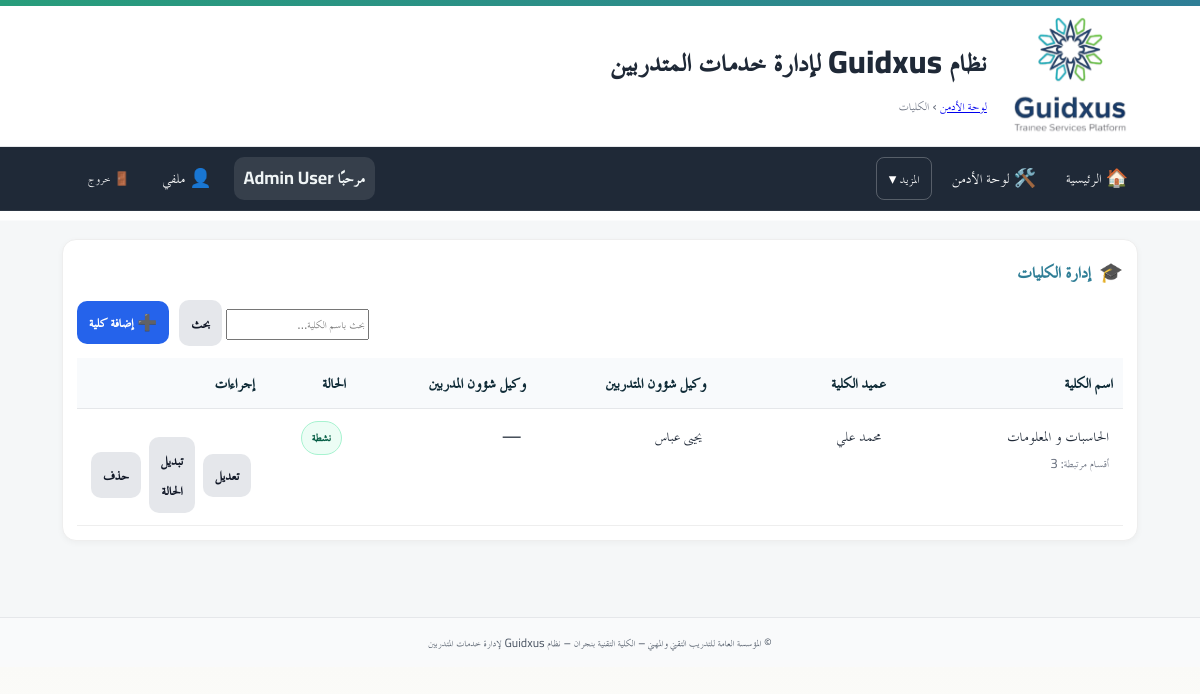
The page /admin/colleges/ (signed in) on the database its author committed.
### app/models.py (models this page shows)
class User(Base):
    __tablename__ = "users"
    id = Column(Integer, primary_key=True, autoincrement=True)
    full_name = Column(String(255), nullable=False)
    username = Column(String(100), unique=True, nullable=False, index=True)
    password_hash = Column(String(255), nullable=False)
    is_admin = Column(Boolean, default=False, nullable=False)   # سوبر أدمن (صلاحيات كاملة)
    is_college_admin = Column(Boolean, default=False, nullable=False)  # أدمن كلية (صلاحيات في نطاق كلية واحدة)
    college_admin_college = Column(String(255), nullable=True)  # الكلية التي يديرها أدمن الكلية
    is_hod = Column(Boolean, default=False, nullable=False)      # رئيس قسم؟
    is_doc = Column(Boolean, default=False, nullable=False)      # 👈 طبيب الكلية (جديد)
    hod_college = Column(String(255), nullable=True)             # كلية رئيس القسم (إن وُجد)
    is_active = Column(Boolean, default=True, nullable=False)
    must_change_password = Column(Boolean, default=True, nullable=False)  # يجب تغيير كلمة المرور عند أول دخول
    created_at = Column(DateTime, server_default=func.now(), nullable=False)
    updated_at = Column(DateTime, onupdate=func.now())
    headed_departments = relationship(
        "Department",
        back_populates="head_user",
        foreign_keys="Department.head_user_id",
        lazy="selectin",
    )

class College(Base):
    __tablename__ = "colleges"
    id = Column(Integer, primary_key=True, index=True)
    name = Column(String(255), nullable=False)
    name_en = Column(String(255), nullable=True)                 # إنجليزي للطباعة
    name_print_ar = Column(String(255), nullable=True)           # عربي للطباعة (جديد)
    dean_name = Column(String(255), nullable=True)
    vp_students_name = Column(String(255), nullable=True)
    vp_trainers_name = Column(String(255), nullable=True)
    dean_sign_path = Column(Text, nullable=True)
    vp_students_sign_path = Column(Text, nullable=True)
    students_affairs_stamp_path = Column(Text, nullable=True)
    is_active = Column(Boolean, nullable=False, default=False)
    created_at = Column(DateTime, server_default=func.now(), nullable=False)
    updated_at = Column(DateTime, server_default=func.now(), onupdate=func.now(), nullable=False)

### app/routers/admin_colleges.py (the view)
@router.get("")
@router.get("/")
def colleges_list(
    request: Request,
    admin=Depends(require_admin),
    db: Session = Depends(get_db),
    q: Optional[str] = None,
):
    current_user = get_current_user(request, db)
    if current_user and current_user.is_college_admin and current_user.college_admin_college:
        db_items: List[College] = (
            db.query(College)
            .filter(College.name == current_user.college_admin_college)
            .order_by(College.name.asc())
            .all()
        )
    else:
        db_items: List[College] = db.query(College).order_by(College.name.asc()).all()
    existing_norm = {normalize(c.name): c for c in db_items}
    dept_names = get_distinct_dept_colleges_norm(db)
    items: List[dict] = []
    for c in db_items:
        items.append({
            "id": c.id,
            "name": c.name,
            "name_en": getattr(c, "name_en", None),
            "name_print_ar": getattr(c, "name_print_ar", None),
            "dean_name": c.dean_name,
            "vp_students_name": c.vp_students_name,
            "vp_trainers_name": c.vp_trainers_name,
            "is_active": bool(c.is_active),
            "is_virtual": False,
            "dean_sign_path": getattr(c, "dean_sign_path", None),
            "vp_students_sign_path": getattr(c, "vp_students_sign_path", None),
            "students_affairs_stamp_path": getattr(c, "students_affairs_stamp_path", None),
        })
    if not (current_user and current_user.is_college_admin):
        for name in dept_names:
            if name not in existing_norm:
                items.append({
                    "id": None,
                    "name": name,
                    "name_en": None,
                    "name_print_ar": None,
                    "dean_name": None,
                    "vp_students_name": None,
                    "vp_trainers_name": None,
                    "is_active": False,
                    "is_virtual": True,
                    "dean_sign_path": None,
                    "vp_students_sign_path": None,
                    "students_affairs_stamp_path": None,
                })
    if q:
        ql = q.strip()
        items = [it for it in items if ql in it["name"]]
    items.sort(key=lambda x: normalize(x["name"]))
    dep_counts_norm = deps_count_map_norm(db)
    return templates.TemplateResponse(
        "admin/colleges_list.html",
        {
            "request": request,
            "items": items,
            "q": q or "",
            "dep_counts_norm": dep_counts_norm,
            "error": None,
        },
    )

### app/templates/admin/colleges_list.html (shortened to what this page needs)
{% extends "base.html" %}
{% block breadcrumb %}
  <a href="/admin/">لوحة الأدمن</a> › <span>الكليات</span>
{% endblock %}
{% block content %}
<div class="card">
  <div class="card-head">
    <div class="card-icon">🎓</div>
    <h3>إدارة الكليات</h3>
  </div>
  <div class="toolbar">
    <form class="grow" method="get" action="/admin/colleges">
      <input type="search" name="q" value="{{ q }}" placeholder="بحث باسم الكلية…">
      <button class="btn btn-secondary" type="submit">بحث</button>
    </form>
    {% if not current_user or not current_user.is_college_admin %}
    <a class="btn btn-primary" href="/admin/colleges/new">➕ إضافة كلية</a>
    {% else %}
    <button class="btn btn-primary" disabled>➕ إضافة كلية</button>
    {% endif %}
  </div>
  <div class="table-wrap">
    <table class="tbl">
      <thead>
        <tr>
          <th style="width:24%">اسم الكلية</th>
          <th style="width:19%">عميد الكلية</th>
          <th style="width:19%">وكيل شؤون المتدربين</th>
          <th style="width:19%">وكيل شؤون المدربين</th>
          <th style="width:9%">الحالة</th>
          <th style="width:10%">إجراءات</th>
        </tr>
      </thead>
      <tbody>
        {% for c in items %}
        {% set norm = c.name.strip().split()|join(' ') %}
        <tr>
          <td>
            {{ c.name }}
            {% if dep_counts_norm.get(norm) %}
              <div class="muted" style="font-size:.85rem">أقسام مرتبطة: {{ dep_counts_norm.get(norm) }}</div>
            {% endif %}
          </td>
          <td>{{ c.dean_name or '—' }}</td>
          <td>{{ c.vp_students_name or '—' }}</td>
          <td>{{ c.vp_trainers_name or '—' }}</td>
          <td>
            {% if not c.is_virtual and c.is_active %}
              <span class="badge badge-on">نشطة</span>
            {% else %}
              <span class="badge badge-off">{{ 'غير نشطة' if not c.is_virtual else 'غير مُسجّلة' }}</span>
            {% endif %}
          </td>
          <td class="actions">
            {% if c.is_virtual %}
              <a class="btn btn-secondary" href="/admin/colleges/new?name={{ c.name | urlencode }}">إكمال البيانات</a>
            {% else %}
              <a class="btn btn-secondary" href="/admin/colleges/{{ c.id }}/edit">تعديل</a>
              <form method="post" action="/admin/colleges/{{ c.id }}/toggle" style="display:inline">
                <button class="btn btn-secondary" type="submit">تبديل الحالة</button>
              </form>
              <form method="post" action="/admin/colleges/{{ c.id }}/delete" style="display:inline" onsubmit="return confirm('سيتم حذف الكلية نهائيًا. متابعة؟')">
                <button class="btn btn-secondary" type="submit">حذف</button>
              </form>
            {% endif %}
          </td>
        </tr>
        {% else %}
        <tr>
          <td colspan="6" class="muted">لا توجد كليات مطابقة.</td>
        </tr>
        {% endfor %}
      </tbody>
    </table>
  </div>
</div>
{% endblock %}

### app/templates/base.html (shortened to what this page needs)
<!doctype html>
<html lang="ar" dir="rtl">
<head>
  <link rel="stylesheet" href="/static/css/app.css">
  <link rel="stylesheet" href="/static/css/custom.css">
</head>
<body>
  <header class="site-header">
    <div class="topband"></div>
    <div class="header-inner">
      {% if ui_logo_url %}
        <img src="{{ ui_logo_url }}" alt="{{ app_name or 'Logo' }}" class="logo">
      {% else %}
        <img src="/static/images/favicon.ico" alt="{{ app_name or 'Logo' }}" class="logo">
      {% endif %}
      <div class="titles">
        <h1 class="site-title">نظام Guidxus لإدارة خدمات المتدربين</h1>
        <div class="breadcrumb">{% block breadcrumb %}{% endblock %}</div>
      </div>
    </div>
  </header>
  <nav class="main-nav">
    <div class="nav-inner">
      <a href="/">🏠 الرئيسية</a>
      {% set cu = request.session.get('user') %}
      {% set display_name = (cu.get('full_name') if cu and cu.get('full_name') else (cu.get('username') if cu and cu.get('username') else 'مستخدم')) %}
      {% if cu %}
        {% if cu.get('is_admin') %}
          <a href="/admin/">🛠️ لوحة الأدمن</a>
          <div class="nav-more">
            <button type="button">المزيد ▾</button>
          </div>
        {% endif %}
        <div class="navbar-right">
          <span class="greeting">مرحبًا {{ display_name }}</span>
          <a href="/profile/" class="btn-link" title="ملفي الشخصي">👤 ملفي</a>
          <form method="post" action="/auth/logout" style="margin:0;">
            <button class="btn-link btn-logout" title="تسجيل الخروج">🚪 خروج</button>
          </form>
        </div>
      {% else %}
        <div class="nav-spacer"></div>
        <a href="/auth/login">🔐 تسجيل الدخول</a>
      {% endif %}
    </div>
  </nav>
  <main class="container">
    {% block content %}{% endblock %}
  </main>
  <footer class="site-footer">
    <div class="container">
      <small>
        {{ ui_footer or "© المؤسسة العامة للتدريب التقني والمهني – الكلية التقنية بنجران – نظام Guidxus لإدارة خدمات المتدربين" }}
      </small>
    </div>
  </footer>
</body>
</html>

### app/static/css/app.css (style rules this page uses)
:root { --tvtc-green-1:#7EC6A4; --tvtc-green-2:#289D7B; --tvtc-blue-1:#6BB6C8; --tvtc-blue-2:#2F7E96; --tvtc-gray-1:#F5F7F8; --tvtc-gray-2:#E5E7EA; --tvtc-gray-3:#6B7280; --tvtc-black:#1F2937; --tvtc-ivory:#FAFAF7; }
* { box-sizing:border-box; font-family:"Cairo","TraditionalArabicCustom","MajallaCustom","Noto Kufi Arabic","Segoe UI",Arial,sans-serif; }
body { margin:0; background:linear-gradient(180deg,var(--tvtc-ivory),#fff 220px,var(--tvtc-gray-1) 221px); color:var(--tvtc-black); font-size:18px; line-height:1.7; }
.container { max-width:1100px; margin-inline:auto; padding:16px; }
.site-header { background:#fff; border-bottom:1px solid var(--tvtc-gray-2); }
.header-inner { display:flex; align-items:center; gap:16px; padding-block:12px; }
.logo { height:56px; width:auto; filter: drop-shadow(0 1px 0 rgba(0,0,0,.05)); }
.site-title { margin:0; color:var(--tvtc-blue-2); font-weight:700; letter-spacing:.3px; }
.breadcrumb { color:var(--tvtc-gray-3); font-size:.9rem; }
.topband { height:6px; background:linear-gradient(90deg,var(--tvtc-green-2),var(--tvtc-blue-2)); }
.site-footer { margin-top:40px; background:#fff; border-top:1px solid var(--tvtc-gray-2); padding:16px; color:var(--tvtc-gray-3); text-align:center; }
.card { background:#fff; border:1px solid var(--tvtc-gray-2); border-radius:12px; padding:16px; margin-block:12px; box-shadow:0 2px 6px rgba(0,0,0,.04); }
.card-head { display:flex; align-items:center; gap:10px; margin-bottom:8px; }
.card-head h3 { margin:0; font-weight:800; color:var(--tvtc-blue-2); }
.card-icon { font-size:1.1rem; opacity:.9; }
.actions { display:flex; gap:12px; justify-content:flex-start; margin-top:16px; }
.btn { display:inline-block; padding:12px 18px; border-radius:10px; border:1px solid transparent; text-decoration:none; font-weight:800; font-size:1rem; cursor:pointer; }
.btn-primary { background:var(--tvtc-blue-2); color:#fff; }
.btn-secondary { background:#fff; color:var(--tvtc-blue-2); border-color:var(--tvtc-blue-2); }
.muted { color:var(--tvtc-gray-3); font-size:.95rem; }
.table-wrap { overflow:auto; }
table.tbl { width:100%; border-collapse:separate; border-spacing:0 8px; }
table.tbl thead th { background:#f8fafc; color:#0f2b37; padding:10px; font-weight:800; text-align:right; border-bottom:1px solid var(--tvtc-gray-2); }
table.tbl tbody tr { background:#fff; border:1px solid var(--tvtc-gray-2); }
table.tbl td { padding:10px; vertical-align:top; }
.badge { display:inline-block; padding:4px 8px; border-radius:999px; font-size:.85rem; font-weight:800; }
.main-nav { background: #1f2937; color: #fff; border-bottom: 1px solid rgba(255,255,255,.06); }
.main-nav .nav-inner { display: flex; gap: 10px; align-items: center; padding: 10px 12px; max-width: 1100px; margin: 0 auto; }
.main-nav a { color:#fff; text-decoration:none; padding:6px 10px; border-radius:8px; }
.main-nav form { margin-inline-start: auto; }
.btn-link { background: transparent; color: #fff; border: 0; cursor: pointer; padding: 6px 10px; border-radius: 8px; }

### app/static/css/custom.css (style rules this page uses)
.nav-inner a { display: inline-flex; align-items: center; gap: 6px; color: #fff; text-decoration: none; padding: 6px 10px; border-radius: 8px; }
.nav-inner .btn-link { display: inline-flex; align-items: center; gap: 6px; background: transparent; color: #fff; border: 0; cursor: pointer; padding: 6px 10px; border-radius: 8px; }
.navbar-right { display: flex; align-items: center; gap: 12px; }
.greeting { font-weight: 700; color: #f0f5f6; background: rgba(255, 255, 255, 0.10); padding: 6px 10px; border-radius: 10px; }
.btn-logout { margin-left: 40px; }
.btn-logout { margin-left: 16px; }
.nav-more { position: relative; }
.nav-more > button { background: transparent; border: 1px solid rgba(255, 255, 255, 0.25); color: #fff; padding: 6px 12px; border-radius: 8px; cursor: pointer; font-size: 0.95rem; display: inline-flex; align-items: center; gap: 6px; }
.card { background: #fff; border: 1px solid #eee; border-radius: 14px; padding: 14px; margin-bottom: 12px; }
.card-head { display: flex; align-items: center; gap: 8px; margin-bottom: 10px; }
.card-icon { font-size: 1.2rem; }
.actions { display: flex; gap: 8px; align-items: center; }
.btn { padding: 8px 12px; border-radius: 10px; border: 0; cursor: pointer; }
.btn-primary { background: #2563eb; color: #fff; }
.btn-secondary { background: #e5e7eb; color: #111827; }
.muted { color: #6b7280; }
.site-footer { background: #f9fafb; padding: 12px 0; text-align: center; font-size: .9rem; color: #4b5563; }

### rows shown on the page
User: full_name "Admin User"
College: name "الحاسبات و المعلومات", get "3", dean_name "محمد علي", vp_students_name "يحيى عباس", vp_trainers_name "—"
